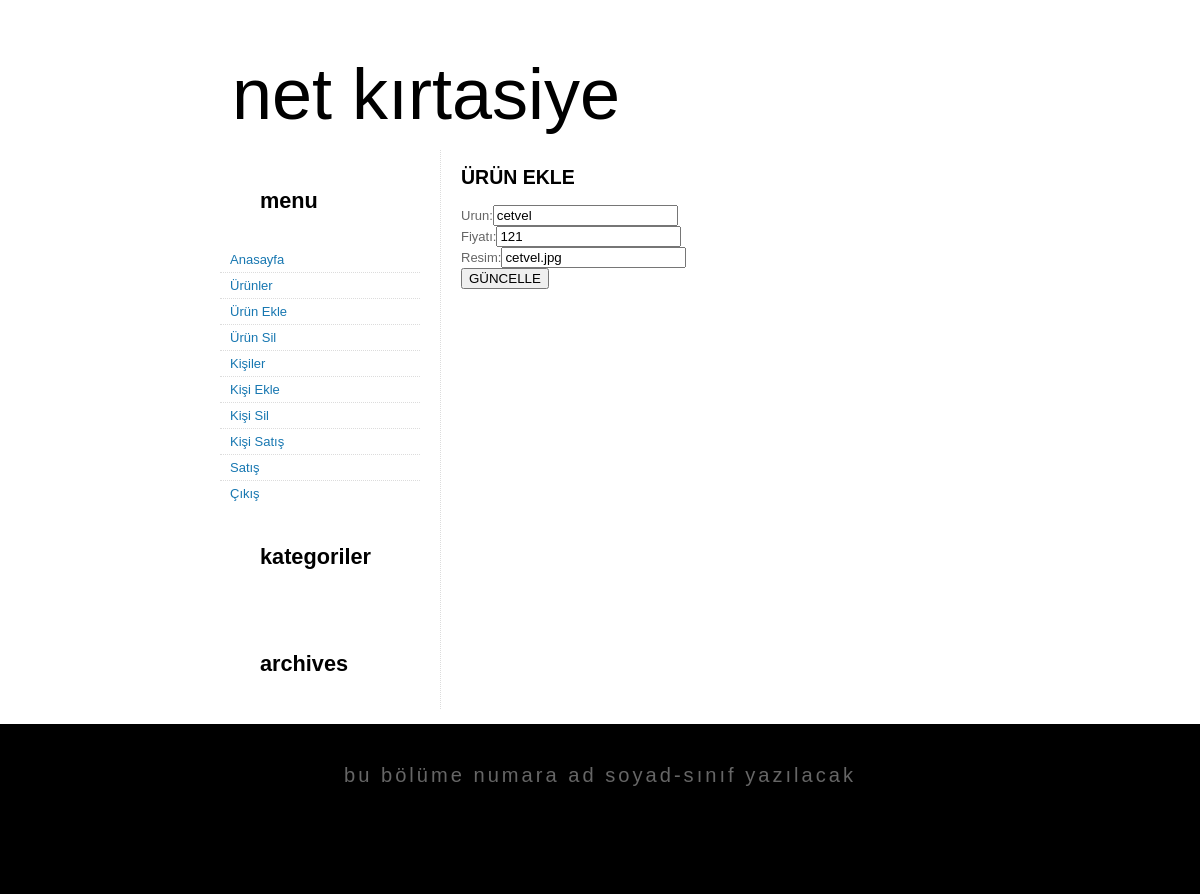
/urunguncelle.php?uid=10 (signed in), run on the app's committed database.
### tables this page shows
CREATE TABLE IF NOT EXISTS `urunler` (
`uid` int(11) NOT NULL,
  `uadi` varchar(255) NOT NULL,
  `ufiyat` varchar(10) NOT NULL,
  `uresim` varchar(255) DEFAULT 'bosresim.png'
);

### urunguncelle.php (the view, shortened to what this page needs)
<!DOCTYPE html PUBLIC "-//W3C//DTD XHTML 1.0 Strict//EN" "http://www.w3.org/TR/xhtml1/DTD/xhtml1-strict.dtd">
<html xmlns="http://www.w3.org/1999/xhtml">
<head>
<link rel="stylesheet" type="text/css" href="default.css"/>
</head>
<body>
<div id="header">
	<h1>NET Kırtasiye</h1>
</div>
<div id="page">
        <div id="content">
        <?php
		$guid=$_GET["uid"];
		$sorgu=mysql_query("select uadi,ufiyat,uresim from urunler where uid='$guid'");
		$guadi=mysql_result($sorgu,0,0);
		$gufiyat=mysql_result($sorgu,0,1);
		$guresim=mysql_result($sorgu,0,2);
		?>
       	<h2>ÜRÜN EKLE</h2>
                <form action="" method="post">
          Urun:<input name="uadi" type="text" value="<?php echo $guadi; ?>"/><BR />
            Fiyatı:<input name="ufiyat" type="text" value="<?php echo $gufiyat ;?>"/><BR />
            Resim:<input name="uresim" type="text" value="<?php echo $guresim; ?>"/><BR />
          <input name="kaydet" type="submit" value="GÜNCELLE"  />
          </form>
  </div>
	<div id="sidebar">
		<ul>
			<li id="menu" class="bg6">
				<h2 class="bg1">Menu</h2>
				<ul>
					<li class="first"><a href="index2.php" accesskey="1" title="">Anasayfa</a></li>
					<li><a href="urunler.php" accesskey="2" title="">Ürünler</a></li>
					<li><a href="urunekle.php" accesskey="3" title="">Ürün Ekle</a></li>
					<li><a href="urunsil.php" accesskey="4" title="">Ürün Sil</a></li>
                    <li><a href="kisiler.php" accesskey="5" title="">Kişiler</a></li>
                    <li><a href="kisiekle.php" accesskey="6" title="">Kişi Ekle</a></li>
                    <li><a href="kisisil.php" accesskey="7" title="">Kişi Sil</a></li>
                    <li><a href="kisisatis.php" accesskey="7" title="">Kişi Satış</a></li>
                    <li><a href="satis.php" accesskey="7" title="">Satış</a></li>
                    <li><a href="logout.php" accesskey="7" title="">Çıkış</a></li>
				</ul>
			</li>
			<li id="news">
				<h2 class="bg2">Kategoriler</h2>
				<ul>
					<li class="first"></li>
				</ul>
			</li>
			<li id="archives">
				<h2 class="bg3">Archives</h2>
			</li>
		</ul>
	</div>
	<div style="clear: both;">&nbsp;</div>
</div>
<div id="footer">
	<p id="legal"><strong>bu bölüme numara ad soyad-sınıf yazılacak</strong></p>
</div>
</body>
</html>

### default.css (style rules this page uses)
body { margin: 0; padding: 0; background: #FFFFFF url(images/img01.gif) repeat-x; font-family: Verdana, Arial, Helvetica, sans-serif; font-size: 13px; color: #666666; }
h1, h2, h3 { font-family: "Trebuchet MS", Arial, Helvetica, sans-serif; color: #000000; }
h1 { font-weight: normal; font-size: 237%; }
a { border-bottom: 1px dotted #CCCCCC; text-decoration: none; color: #1777B1; }
.bg1 { background: url(images/img04.gif) no-repeat left bottom; }
.bg2 { background: url(images/img05.gif) no-repeat left bottom; }
.bg3 { background: url(images/img06.gif) no-repeat left bottom; }
#header { width: 760px; height: 150px; margin: 0 auto; background: url(images/img02.gif) no-repeat; }
#header h1, #header p { margin: 0; margin: 0; font-weight: normal; color: #000000; }
#header h1 { float: left; padding: 58px 0 0 12px; text-transform: lowercase; line-height: 72px; font-size: 72px; }
#page { width: 760px; margin: 0 auto; }
#content { float: right; width: 519px; }
#sidebar { float: left; width: 200px; padding: 0 20px 0 0; border-right: 1px dotted #DCDCDC; }
#sidebar ul { margin: 0; padding: 0; list-style: none; }
#sidebar li li { padding: 5px 10px; background: url(images/img07.gif) no-repeat 0 10px; border-top: 1px dotted #DCDCDC; }
#sidebar li li.first { border-top-color: #FFFFFF; }
#sidebar h2 { height: 40px; padding: 20px 0 0 40px; text-transform: lowercase; font-size: 167%; }
#sidebar a { border: none; }
#footer { clear: both; height: 150px; padding: 20px 0 0 0; background: #000000; }
#footer p { background: #000000; margin: 0; text-align: center; font-size: 85%; }
#legal strong { display: block; padding: 20px 0 0 0; text-transform: lowercase; letter-spacing: 3px; font-size: 182%; font-weight: normal; }

### data on the page
urunler: uadi "cetvel", ufiyat "121", uresim "cetvel.jpg"
